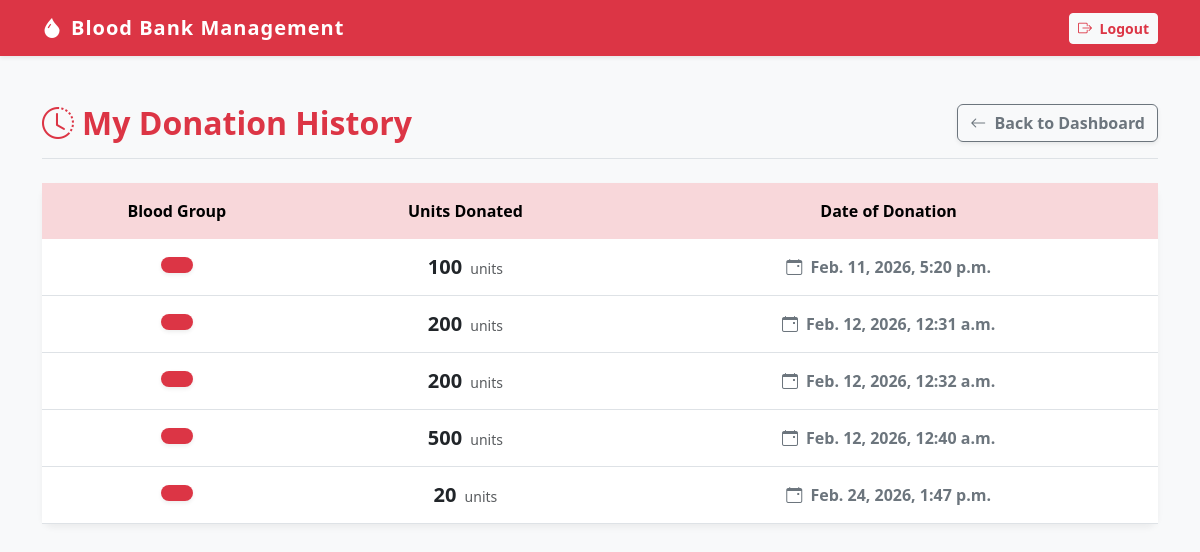
Page /requests/my-donations/ (signed in) on the committed database.
### requests_app/models.py (models this page shows, shortened)
class Donation(models.Model):
    donor = models.ForeignKey(Donor, on_delete=models.CASCADE)
    blood_group = models.ForeignKey(BloodGroup, on_delete=models.CASCADE)
    units = models.PositiveIntegerField()
    donation_date = models.DateTimeField(auto_now_add=True)

### requests_app/views.py (the view)
# urls.py: path('my-donations/', views.my_donations, name='my_donations'),
@login_required
def my_donations(request):
    donor = Donor.objects.get(user=request.user)
    donations = Donation.objects.filter(donor=donor)
    return render(request, 'my_donations.html', {
        'donations': donations
    })

### templates/my_donations.html (shortened to what this page needs)
<!DOCTYPE html>
<html lang="en">
<head>
    <link href="https://cdn.jsdelivr.net/npm/bootstrap@5.3.0/dist/css/bootstrap.min.css" rel="stylesheet">
    <link rel="stylesheet" href="https://cdn.jsdelivr.net/npm/bootstrap-icons@1.10.5/font/bootstrap-icons.css">
</head>
<body>
    <nav class="navbar navbar-expand-lg navbar-dark bg-danger shadow-sm">
        <div class="container">
            <a class="navbar-brand" href="#">
                <i class="bi bi-droplet-fill me-2"></i>Blood Bank Management
            </a>
            <div class="ms-auto">
                <a href="{% url 'logout' %}" class="btn btn-sm btn-light text-danger fw-bold">
                    <i class="bi bi-box-arrow-right me-1"></i> Logout
                </a>
            </div>
        </div>
    </nav>
    <div class="container mt-5">
        <div class="d-flex justify-content-between align-items-center mb-4 border-bottom pb-3">
            <h2 class="text-danger fw-bold mb-0">
                <i class="bi bi-clock-history me-2"></i>My Donation History
            </h2>
            <a href="{% url 'dashboard' %}" class="btn btn-outline-secondary fw-bold shadow-sm">
                <i class="bi bi-arrow-left me-1"></i> Back to Dashboard
            </a>
        </div>
        {% if donations %}
            <div class="card mb-5">
                <div class="card-body p-0">
                    <div class="table-responsive">
                        <table class="table table-hover table-borderless align-middle text-center mb-0">
                            <thead class="table-danger text-danger">
                                <tr>
                                    <th class="py-3">Blood Group</th>
                                    <th class="py-3">Units Donated</th>
                                    <th class="py-3">Date of Donation</th>
                                </tr>
                            </thead>
                            <tbody>
                                {% for donation in donations %}
                                <tr class="border-bottom">
                                    <td class="py-3">
                                        <span class="badge bg-danger fs-6 px-3 py-2 rounded-pill shadow-sm">
                                        </span>
                                    </td>
                                    <td>
                                        <span class="fw-bold fs-5 text-dark">{{ donation.units }}</span>
                                        <span class="text-muted small ms-1">units</span>
                                    </td>
                                    <td class="text-secondary fw-semibold">
                                        <i class="bi bi-calendar-event me-1"></i> {{ donation.donation_date }}
                                    </td>
                                </tr>
                                {% endfor %}
                            </tbody>
                        </table>
                    </div>
                </div>
            </div>
        {% endif %}
    </div>
</body>
</html>

### templates/my_donations.html (style rules this page uses)
body { background-color: #f8f9fa; }
.navbar-brand { font-weight: bold; letter-spacing: 1px; }
.card { border: none; border-radius: 12px; box-shadow: 0 4px 6px rgba(0,0,0,0.05); }

### rows in the picture
Donation: units "100", donation_date "Feb. 11, 2026, 5:20 p.m."
Donation: units "200", donation_date "Feb. 12, 2026, 12:31 a.m."
Donation: units "200", donation_date "Feb. 12, 2026, 12:32 a.m."
Donation: units "500", donation_date "Feb. 12, 2026, 12:40 a.m."
Donation: units "20", donation_date "Feb. 24, 2026, 1:47 p.m."
